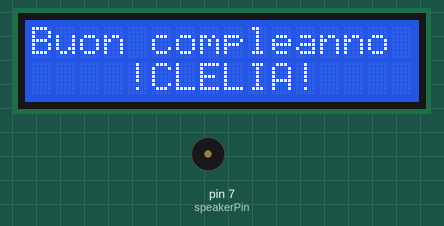
This sketch was run on a simulated Arduino Uno, built with avr-gcc and run on an emulated ATmega328P. Shown: 16×2 character LCD, buzzer (waves = sounding).

Above: at 2.42 s.
Timing chart, 0 to 130.0 s (numbered marks = the images above):
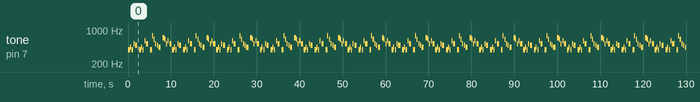

The sketch:

HappyBDay.ino
```cpp
#include <LiquidCrystal.h>
LiquidCrystal lcd(11, 10, 5, 4, 3, 2);

int speakerPin = 7;
int length = 28; // the number of notes
char notes[] = "GGAGcB GGAGdc GGxecBA yyecdc";
int beats[] = { 2, 2, 8, 8, 8, 16, 1, 2, 2, 8, 8, 8, 16, 1, 2, 2, 8, 8, 8, 8, 16, 1, 2, 2, 8, 8, 8, 16 };
int tempo = 150;

void playTone(int tone, int duration) {
  for (long i = 0; i < duration * 1000L; i += tone * 2) {
    digitalWrite(speakerPin, HIGH);
    delayMicroseconds(tone);
    digitalWrite(speakerPin, LOW);
    delayMicroseconds(tone);
  }
}

void playNote(char note, int duration) {

  char names[] = {'C', 'D', 'E', 'F', 'G', 'A', 'B',
                  'c', 'd', 'e', 'f', 'g', 'a', 'b',
                  'x', 'y'
                 };

  int tones[] = { 1915, 1700, 1519, 1432, 1275, 1136, 1014,
                  956,  834,  765,  593,  468,  346,  224,
                  655 , 715
                };
  int SPEE = 5;
  // play the tone corresponding to the note name

  for (int i = 0; i < 17; i++) {
    if (names[i] == note) {
      int newduration = duration / SPEE;
      playTone(tones[i], newduration);
    }
  }
}

void setup() {

  pinMode(speakerPin, OUTPUT);
  lcd.begin(16, 2);
  // Print a message to the LCD
  lcd.print("Buon compleanno");
  lcd.setCursor(4,1);
  lcd.print("!CLELIA!");
  Serial.begin(9600);
}

void loop() {
  for (int i = 0; i < length; i++) {
    if (notes[i] == ' ') {
      delay(beats[i] * tempo); // rest
    } else {
      playNote(notes[i], beats[i] * tempo);
    }
    delay(tempo);
  }
}
```

Measured:
- by itself, tone on pin 7 (speakerPin): plays 391 Hz for 0.08 s, 391 Hz for 0.08 s, 439 Hz for 0.24 s, 391 Hz for 0.24 s, 521 Hz for 0.24 s, 491 Hz for 0.48 s … (319 notes in this stretch)
